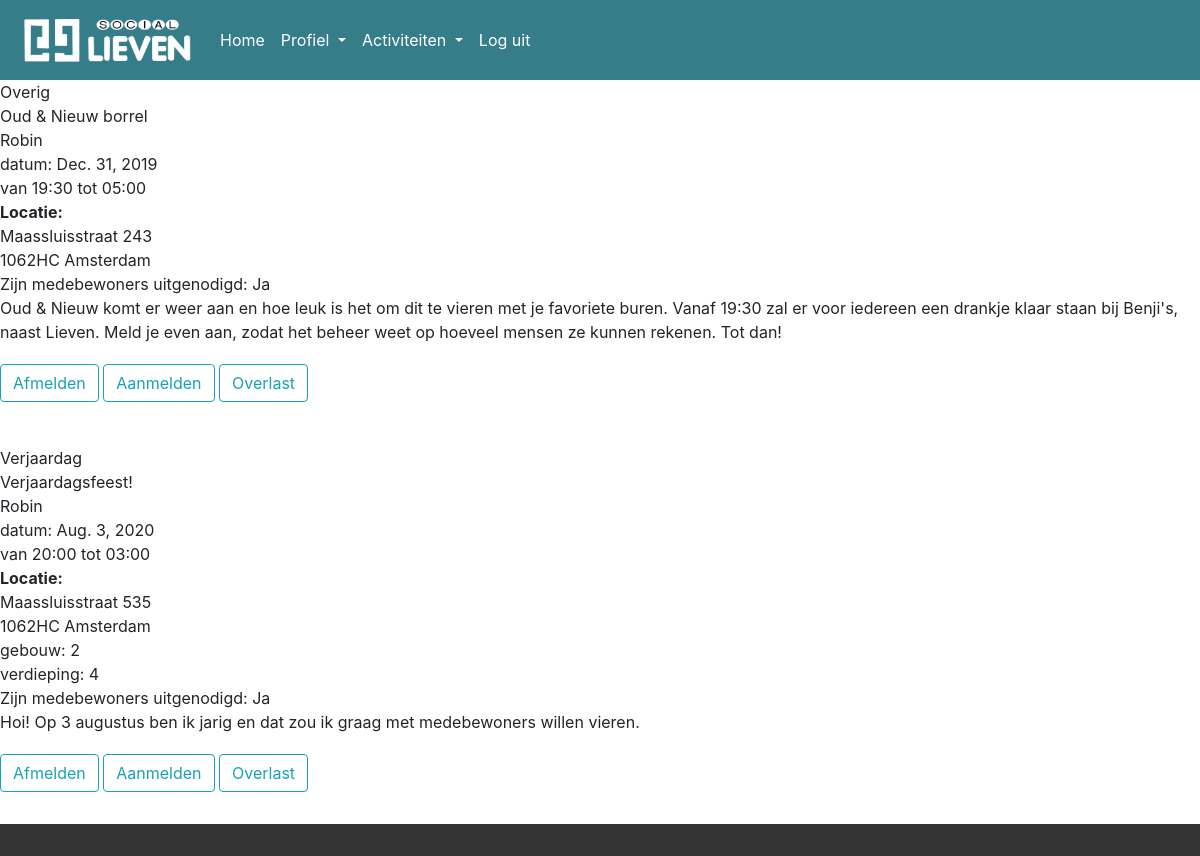
The app's page /activiteiten (signed in), older data.
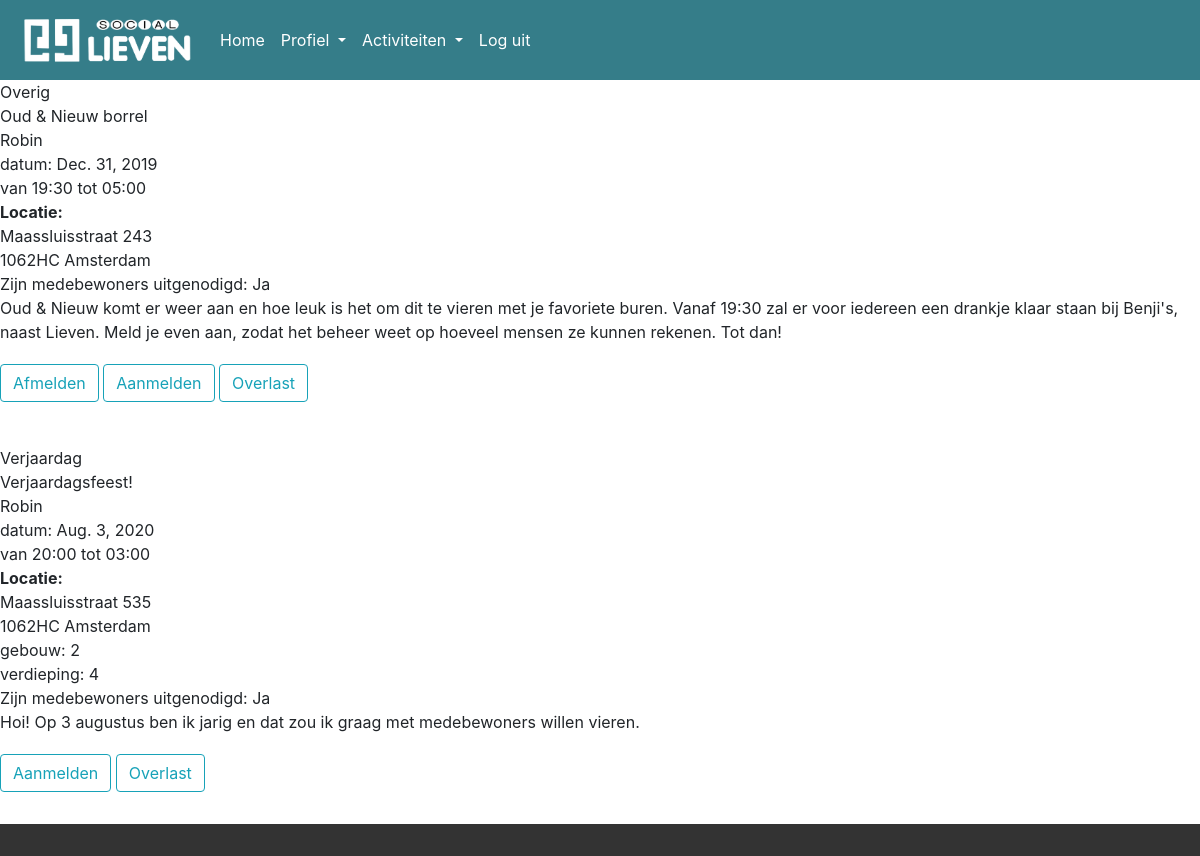
The same page, newer data.
### socialieven/models.py (models this page shows, shortened)
class Activiteit(models.Model):
    name = models.CharField(max_length=128, null=True)
    gebruiker = models.ForeignKey(CustomUser, on_delete=models.CASCADE)
    datum = models.DateField(null=True)
    starttijd = models.CharField(max_length=5, null=True)
    eindtijd = models.CharField(max_length=5, null=True)
    straat = models.CharField(max_length=64, null=True)
    huisnummer = models.IntegerField(null=True)
    postcode = models.CharField(max_length=6, null=True)
    plaats = models.CharField(max_length=64, null=True)
    gebouw = models.IntegerField(blank=True, null=True)
    verdieping = models.IntegerField(blank=True, null=True)
    categorie = models.CharField(max_length=64, null=True)
    uitgenodigd = models.BooleanField(null=True)
    beschrijving = models.CharField(max_length=2048, null=True)
    class Meta:
        ordering = ['datum', 'starttijd']

class Aanmelding(models.Model):
    activiteit = models.ForeignKey(Activiteit, on_delete=models.CASCADE)
    gebruiker = models.ForeignKey(CustomUser, on_delete=models.CASCADE)
    class Meta:
        ordering = ['activiteit']

### users/models.py (models this page shows, shortened)
class CustomUser(AbstractUser):
    geboortedatum = models.CharField(max_length=10, null=True)
    straat = models.CharField(max_length=64, null=True)
    huisnummer = models.IntegerField(null=True)
    postcode = models.CharField(max_length=6, null=True)
    woonplaats = models.CharField(max_length=64, null=True)
    gebouw = models.IntegerField(null=True)
    verdieping = models.IntegerField(null=True)

### socialieven/views.py (the view)
# urls.py: path('activiteiten', views.activiteiten, name='activiteiten'),
def activiteiten(request):
    if not request.user.is_authenticated:
        context = {
            "loggedin": False
        }
        return render(request, "users/index.html", context)
    context = {
        "activiteiten": Activiteit.objects.all(),
        "aanmeldingen": Aanmelding.objects.filter(gebruiker=request.user),
        "loggedin": True
    }
    return render(request, "users/activiteiten.html", context)

### socialieven/templates/users/activiteiten.html (shortened to what this page needs)
{% extends "users/base.html" %}
{% block body %}
{% for activiteit in activiteiten %}
<div>
    <div>{{ activiteit.categorie }}</div>
    <div>{{ activiteit.name }}</div>
    <div>{{ activiteit.gebruiker.first_name }}</div>
    <div>datum: {{ activiteit.datum }}</div>
    <div>van {{ activiteit.starttijd }} tot {{ activiteit.eindtijd }}</div>
    <div><b>Locatie:</b></div>
    <div>{{ activiteit.straat }} {{ activiteit.huisnummer }}</div>
    <div>{{ activiteit.postcode }} {{ activiteit.plaats }}</div>
    {% if activiteit.gebouw %}
    <div>gebouw: {{ activiteit.gebouw }}</div>
    {% endif %}
    {% if activiteit.verdieping %}
    <div>verdieping: {{ activiteit.verdieping }}</div>
    {% endif %}
    <div>Zijn medebewoners uitgenodigd:
    {% if activiteit.uitgenodigd == True %}
    Ja
    {% endif %}
    </div>
    <div>{{ activiteit.beschrijving }}</div>
    {% for aanmelding in aanmeldingen %}
        {% if activiteit == aanmelding.activiteit %}
        <a class="btn btn-outline-info" href="{% url 'afmelden' activiteit.id %}" role="button">Afmelden</a>
        {% endif %}
    {% endfor %}
    <a class="btn btn-outline-info" href="{% url 'aanmelden' activiteit.id %}" role="button">Aanmelden</a>
    <a class="btn btn-outline-info" href="{% url 'overlast' activiteit.id %}" role="button">Overlast</a>
</div>
<br>
{% endfor %}
{% endblock %}

Row changes from the older to the newer data that the page shows:
removed Aanmelding: shows "Afmelden", shown under Activiteit "Verjaardag"
